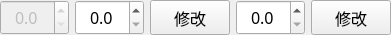
<?xml version="1.0" encoding="UTF-8"?>
<ui version="4.0">
 <class>SI_UnitSetWid</class>
 <widget class="QWidget" name="SI_UnitSetWid">
  <property name="geometry">
   <rect>
    <x>0</x>
    <y>0</y>
    <width>390</width>
    <height>35</height>
   </rect>
  </property>
  <property name="font">
   <font>
    <family>微软雅黑</family>
    <pointsize>12</pointsize>
   </font>
  </property>
  <property name="windowTitle">
   <string>Form</string>
  </property>
  <layout class="QHBoxLayout" name="horizontalLayout_2">
   <property name="leftMargin">
    <number>0</number>
   </property>
   <property name="topMargin">
    <number>0</number>
   </property>
   <property name="rightMargin">
    <number>0</number>
   </property>
   <property name="bottomMargin">
    <number>0</number>
   </property>
   <item>
    <layout class="QHBoxLayout" name="horizontalLayout" stretch="1,1,1,2,1,1,2">
     <item>
      <widget class="QDoubleSpinBox" name="spinBox">
       <property name="enabled">
        <bool>false</bool>
       </property>
       <property name="sizePolicy">
        <sizepolicy hsizetype="Minimum" vsizetype="Expanding">
         <horstretch>0</horstretch>
         <verstretch>0</verstretch>
        </sizepolicy>
       </property>
       <property name="minimumSize">
        <size>
         <width>0</width>
         <height>0</height>
        </size>
       </property>
       <property name="alignment">
        <set>Qt::AlignCenter</set>
       </property>
       <property name="decimals">
        <number>1</number>
       </property>
       <property name="maximum">
        <double>999.000000000000000</double>
       </property>
      </widget>
     </item>
     <item>
      <spacer name="horizontalSpacer">
       <property name="orientation">
        <enum>Qt::Horizontal</enum>
       </property>
       <property name="sizeHint" stdset="0">
        <size>
         <width>40</width>
         <height>20</height>
        </size>
       </property>
      </spacer>
     </item>
     <item>
      <widget class="QDoubleSpinBox" name="maxSpinBox">
       <property name="enabled">
        <bool>true</bool>
       </property>
       <property name="sizePolicy">
        <sizepolicy hsizetype="Minimum" vsizetype="Expanding">
         <horstretch>0</horstretch>
         <verstretch>0</verstretch>
        </sizepolicy>
       </property>
       <property name="minimumSize">
        <size>
         <width>0</width>
         <height>0</height>
        </size>
       </property>
       <property name="alignment">
        <set>Qt::AlignCenter</set>
       </property>
       <property name="decimals">
        <number>1</number>
       </property>
       <property name="maximum">
        <double>999.000000000000000</double>
       </property>
      </widget>
     </item>
     <item>
      <widget class="QPushButton" name="maxBtn">
       <property name="sizePolicy">
        <sizepolicy hsizetype="Minimum" vsizetype="Expanding">
         <horstretch>0</horstretch>
         <verstretch>0</verstretch>
        </sizepolicy>
       </property>
       <property name="text">
        <string>修改</string>
       </property>
      </widget>
     </item>
     <item>
      <spacer name="horizontalSpacer_2">
       <property name="orientation">
        <enum>Qt::Horizontal</enum>
       </property>
       <property name="sizeHint" stdset="0">
        <size>
         <width>40</width>
         <height>20</height>
        </size>
       </property>
      </spacer>
     </item>
     <item>
      <widget class="QDoubleSpinBox" name="minSpinBox">
       <property name="enabled">
        <bool>true</bool>
       </property>
       <property name="sizePolicy">
        <sizepolicy hsizetype="Minimum" vsizetype="Expanding">
         <horstretch>0</horstretch>
         <verstretch>0</verstretch>
        </sizepolicy>
       </property>
       <property name="alignment">
        <set>Qt::AlignCenter</set>
       </property>
       <property name="decimals">
        <number>1</number>
       </property>
       <property name="maximum">
        <double>999.000000000000000</double>
       </property>
      </widget>
     </item>
     <item>
      <widget class="QPushButton" name="minBtn">
       <property name="sizePolicy">
        <sizepolicy hsizetype="Minimum" vsizetype="Expanding">
         <horstretch>0</horstretch>
         <verstretch>0</verstretch>
        </sizepolicy>
       </property>
       <property name="minimumSize">
        <size>
         <width>0</width>
         <height>0</height>
        </size>
       </property>
       <property name="text">
        <string>修改</string>
       </property>
      </widget>
     </item>
    </layout>
   </item>
  </layout>
 </widget>
 <resources/>
 <connections/>
</ui>
